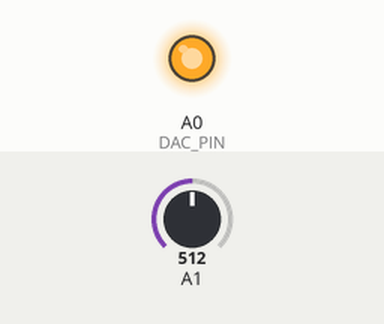
This sketch was run on a simulated Arduino Zero (SAMD21). On the bench: output pins drawn as LEDs (lit = HIGH). The inputs (shaded band) are chosen by the test bench; at power-on: A1 = 512 (analog values on the 0–1023 scale). What the sketch prints to the serial monitor is not drawn.

Above: at 0.15 s.
At 10.66 s:
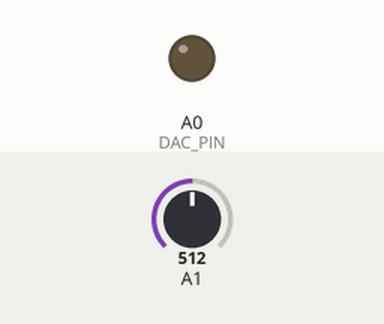
Timing chart, 0 to 10.8 s (numbered marks = the images above):
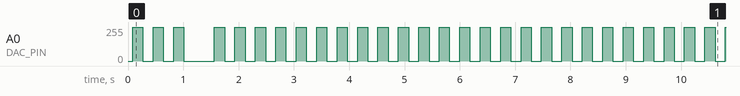

The sketch:

Xiao_DAC_test.ino
```cpp
 #define DAC_PIN A0

 float x = 0 ;
 float increment = 0.02;  // increment time
 int frequency = 440; // Frequency of sine wave

 void setup() {
  analogWriteResolution(10) ;
  analogReadResolution(12) ;
  Serial.begin(9600) ;
 }

 void loop() {
  // 1023/2 = 511.5
  int dacVoltage = (int)(511.5 + 511.5 * sin(x));
  x += increment; // Increase value of x

  // 0= 0V, 1023=3.3V, 512=1.65V, etc.
  analogWrite(DAC_PIN, dacVoltage);

  // Now read A1 (connected to A0), and convert that
  // 12-bit ADC value to a voltage between 0 and 3.3.
  float voltage = analogRead(A1) * 3.3 / 4096.0;
  Serial.println(voltage); // Print the voltage.
  delay(1); // Delay 1ms
}
```

Measured:
- by itself, A0 (DAC_PIN): 0/255 → 254/255 at 0.09 s, → 0/255 0.18 s later, → 254/255 0.19 s later, → 0/255 0.18 s later, … (57 changes in this stretch)
